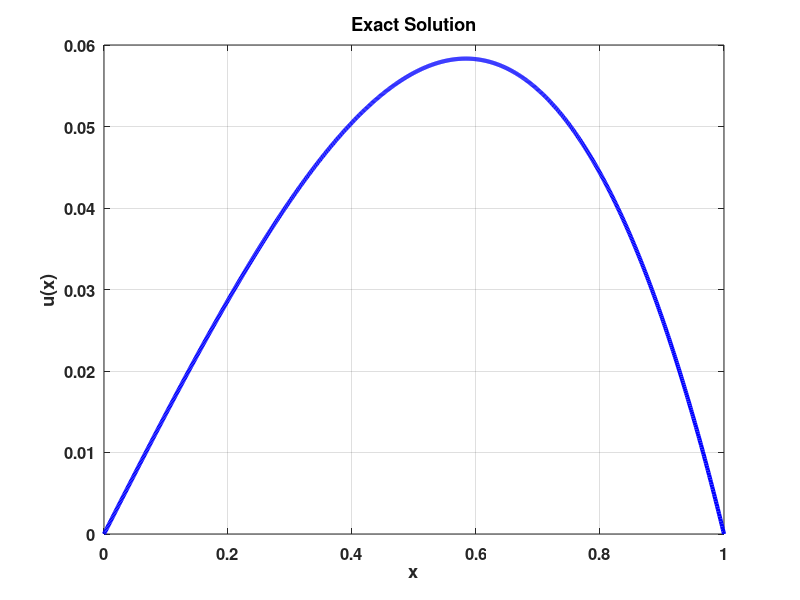
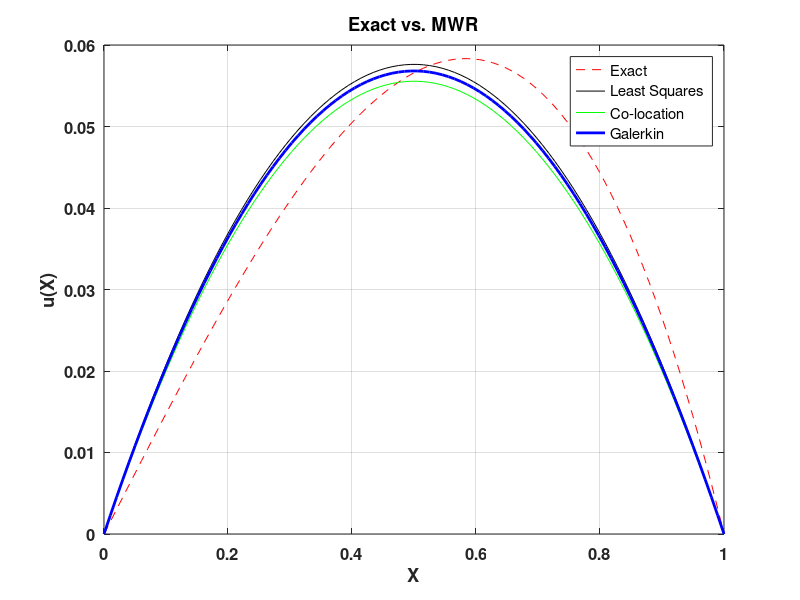
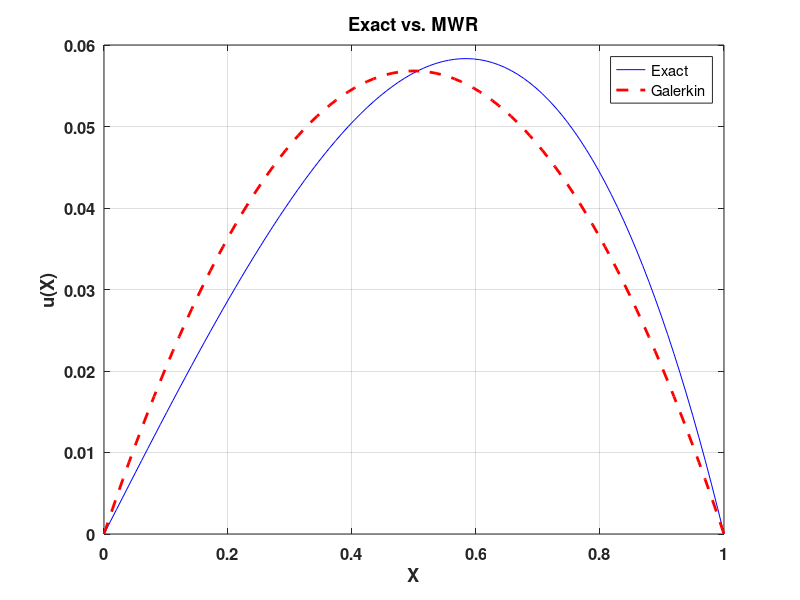

Write the MATLAB code that produced these figures, in order.
%% Lecture 33 MATLAB
clear
clc
close 'all'

%%
u_exact = @(x) x - sinh(x)/sinh(1);

%% Plot the exact solution
x = linspace(0,1,1000);
figure(1)
plot(x,u_exact(x),'-b','linewidth',3)
title('Exact Solution','FontSize',16,...
    'FontWeight','bold');
xlabel('x','fontsize',14,'fontweight','bold');
ylabel('u(x)','fontsize',14,'fontweight','bold');
grid on
set(gca,'fontsize',12,'fontweight','bold');
%%
u_trial = @(x,a) a.*(x - x.^2);
%% Compute the Residual

Resid = @(x,a) -2*a - a.*x + a.*(x.^2) + x;

%% Method of Least Squares

Weight_LS = @(x) -2 - (x - x.^2);
F_LS = @(a) integral(@(x) Weight_LS(x).*Resid(x,a),0,1);
a_LS = fzero(F_LS,1);

fprintf('a_LS = %12.11f \n',a_LS);

%% Co-location method
x_i = 0.5; % colocation point
F_CL = @(a) Resid(x_i,a);

a_CL = fzero(F_CL,1);

fprintf('a_CL = %12.11f \n',a_CL);

%% Galerkin Method

Weight_Galerkin = @(x) x.*(1-x);
F = @(a) integral(@(x) Weight_Galerkin(x).*Resid(x,a),0,1);
a = fzero(F,1);
fprintf('a = %12.11f \n',a);
%% Plot Solution
u_CL = @(x) u_trial(x,a_CL);
u_LS = @(x) u_trial(x,a_LS);
u_galerkin = @(x) u_trial(x,a);

a = 0; b = 1;
Nx = 100;
X = linspace(a,b,Nx);

figure(2)
plot(X,u_exact(X),'--r',...
    X, u_LS(X),'-k',...
    X, u_CL(X),'-g',...)
    X,u_galerkin(X),'-b','linewidth',2)
title('Exact vs. MWR','fontsize',16,'fontweight','bold');
xlabel('X','fontsize',14,'fontweight','bold');
ylabel('u(X)','fontsize',14,'fontweight','bold');
grid on
set(gca,'fontsize',12,'fontweight','bold')
legend('Exact','Least Squares','Co-location','Galerkin')

figure(3)
plot(X,u_exact(X),'-b',...
    X,u_galerkin(X),'--r','linewidth',2);
title('Exact vs. MWR','fontsize',16,'fontweight','bold');
xlabel('X','fontsize',14,'fontweight','bold');
ylabel('u(X)','fontsize',14,'fontweight','bold');
grid on
set(gca,'fontsize',12,'fontweight','bold')
legend('Exact','Galerkin')

%% Weak Form
W = @(x) x - x.^2;
Ut = @(x,a) a.*(x - x.^2);
dW_dx = @(x) 1 - 2*x;
dUt_dx = @(x,a) a.*(1-2*x);

Weak_Form = @(a) W(1)*dUt_dx(1,a) - W(0)*dUt_dx(0,a) - ... % boundary term
    integral(@(x) dW_dx(x).*dUt_dx(x,a),0,1) - ...
    integral(@(x) W(x).*Ut(x,a),0,1) + ...
    integral(@(x) W(x).*x,0,1);

a_weak = fzero(Weak_Form,1);

fprintf("Weak Form solution, a = %12.11f \n",a_weak);